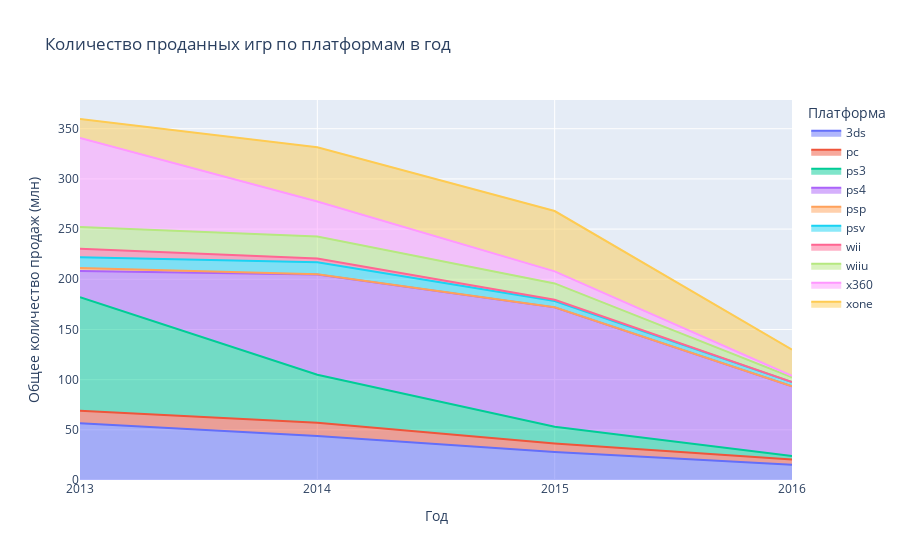

Write notebook code for a chart like this one.
### Code cell
platform_sales = platforms_leaders2013.groupby(['platform', 'year_of_release'])['total_sales'].sum().reset_index()

# Убедимся, что годы отображаются как целые числа
platform_sales['year_of_release'] = platform_sales['year_of_release'].astype(int)

# Создание графика с помощью plotly.express
fig = px.area(platform_sales, x='year_of_release', y='total_sales', color='platform', labels={
    'year_of_release': 'Год',
    'total_sales': 'Общее количество продаж (млн)',
    'platform': 'Платформа'
}, title='Количество проданных игр по платформам в год')

# Сортировка данных для правильного отображения
fig.update_layout(xaxis=dict(tickmode='linear', dtick=1))

# Показ графика
fig.show()

### Figure 1 — Plotly figure (JSON) as saved in the notebook; plotly's stock layout.template omitted (floating-point values rounded to 4 significant figures)
{"data": [{"fillpattern": {"shape": ""}, "hovertemplate": "Платформа=3ds<br>Год=%{x}<br>Общее количество продаж (млн)=%{y}<extra></extra>", "legendgroup": "3ds", "line": {"color": "#636efa"}, "marker": {"symbol": "circle"}, "mode": "lines", "name": "3ds", "orientation": "v", "showlegend": true, "stackgroup": "1", "type": "scatter", "x": [2013, 2014, 2015, 2016], "xaxis": "x", "y": [56.57, 43.76, 27.78, 15.14], "yaxis": "y"}, {"fillpattern": {"shape": ""}, "hovertemplate": "Платформа=pc<br>Год=%{x}<br>Общее количество продаж (млн)=%{y}<extra></extra>", "legendgroup": "pc", "line": {"color": "#EF553B"}, "marker": {"symbol": "circle"}, "mode": "lines", "name": "pc", "orientation": "v", "showlegend": true, "stackgroup": "1", "type": "scatter", "x": [2013, 2014, 2015, 2016], "xaxis": "x", "y": [12.38, 13.28, 8.52, 5.25], "yaxis": "y"}, {"fillpattern": {"shape": ""}, "hovertemplate": "Платформа=ps3<br>Год=%{x}<br>Общее количество продаж (млн)=%{y}<extra></extra>", "legendgroup": "ps3", "line": {"color": "#00cc96"}, "marker": {"symbol": "circle"}, "mode": "lines", "name": "ps3", "orientation": "v", "showlegend": true, "stackgroup": "1", "type": "scatter", "x": [2013, 2014, 2015, 2016], "xaxis": "x", "y": [113.2, 47.76, 16.82, 3.6], "yaxis": "y"}, {"fillpattern": {"shape": ""}, "hovertemplate": "Платформа=ps4<br>Год=%{x}<br>Общее количество продаж (млн)=%{y}<extra></extra>", "legendgroup": "ps4", "line": {"color": "#ab63fa"}, "marker": {"symbol": "circle"}, "mode": "lines", "name": "ps4", "orientation": "v", "showlegend": true, "stackgroup": "1", "type": "scatter", "x": [2013, 2014, 2015, 2016], "xaxis": "x", "y": [25.99, 100, 118.9, 69.25], "yaxis": "y"}, {"fillpattern": {"shape": ""}, "hovertemplate": "Платформа=psp<br>Год=%{x}<br>Общее количество продаж (млн)=%{y}<extra></extra>", "legendgroup": "psp", "line": {"color": "#FFA15A"}, "marker": {"symbol": "circle"}, "mode": "lines", "name": "psp", "orientation": "v", "showlegend": true, "stackgroup": "1", "type": "scatter", "x": [2013, 2014, 2015], "xaxis": "x", "y": [3.14, 0.24, 0.12], "yaxis": "y"}, {"fillpattern": {"shape": ""}, "hovertemplate": "Платформа=psv<br>Год=%{x}<br>Общее количество продаж (млн)=%{y}<extra></extra>", "legendgroup": "psv", "line": {"color": "#19d3f3"}, "marker": {"symbol": "circle"}, "mode": "lines", "name": "psv", "orientation": "v", "showlegend": true, "stackgroup": "1", "type": "scatter", "x": [2013, 2014, 2015, 2016], "xaxis": "x", "y": [10.59, 11.9, 6.25, 4.25], "yaxis": "y"}, {"fillpattern": {"shape": ""}, "hovertemplate": "Платформа=wii<br>Год=%{x}<br>Общее количество продаж (млн)=%{y}<extra></extra>", "legendgroup": "wii", "line": {"color": "#FF6692"}, "marker": {"symbol": "circle"}, "mode": "lines", "name": "wii", "orientation": "v", "showlegend": true, "stackgroup": "1", "type": "scatter", "x": [2013, 2014, 2015, 2016], "xaxis": "x", "y": [8.59, 3.75, 1.14, 0.18], "yaxis": "y"}, {"fillpattern": {"shape": ""}, "hovertemplate": "Платформа=wiiu<br>Год=%{x}<br>Общее количество продаж (млн)=%{y}<extra></extra>", "legendgroup": "wiiu", "line": {"color": "#B6E880"}, "marker": {"symbol": "circle"}, "mode": "lines", "name": "wiiu", "orientation": "v", "showlegend": true, "stackgroup": "1", "type": "scatter", "x": [2013, 2014, 2015, 2016], "xaxis": "x", "y": [21.65, 22.03, 16.35, 4.6], "yaxis": "y"}, {"fillpattern": {"shape": ""}, "hovertemplate": "Платформа=x360<br>Год=%{x}<br>Общее количество продаж (млн)=%{y}<extra></extra>", "legendgroup": "x360", "line": {"color": "#FF97FF"}, "marker": {"symbol": "circle"}, "mode": "lines", "name": "x360", "orientation": "v", "showlegend": true, "stackgroup": "1", "type": "scatter", "x": [2013, 2014, 2015, 2016], "xaxis": "x", "y": [88.58, 34.74, 11.96, 1.52], "yaxis": "y"}, {"fillpattern": {"shape": ""}, "hovertemplate": "Платформа=xone<br>Год=%{x}<br>Общее количество продаж (млн)=%{y}<extra></extra>", "legendgroup": "xone", "line": {"color": "#FECB52"}, "marker": {"symbol": "circle"}, "mode": "lines", "name": "xone", "orientation": "v", "showlegend": true, "stackgroup": "1", "type": "scatter", "x": [2013, 2014, 2015, 2016], "xaxis": "x", "y": [18.96, 54.07, 60.14, 26.15], "yaxis": "y"}], "layout": {"autosize": true, "legend": {"title": {"text": "Платформа"}, "tracegroupgap": 0}, "title": {"text": "Количество проданных игр по платформам в год"}, "xaxis": {"anchor": "y", "autorange": true, "domain": [0, 1], "dtick": 1, "range": [2013, 2016], "tickmode": "linear", "title": {"text": "Год"}, "type": "linear"}, "yaxis": {"anchor": "x", "autorange": true, "domain": [0, 1], "range": [0, 378.6], "title": {"text": "Общее количество продаж (млн)"}, "type": "linear"}}}
